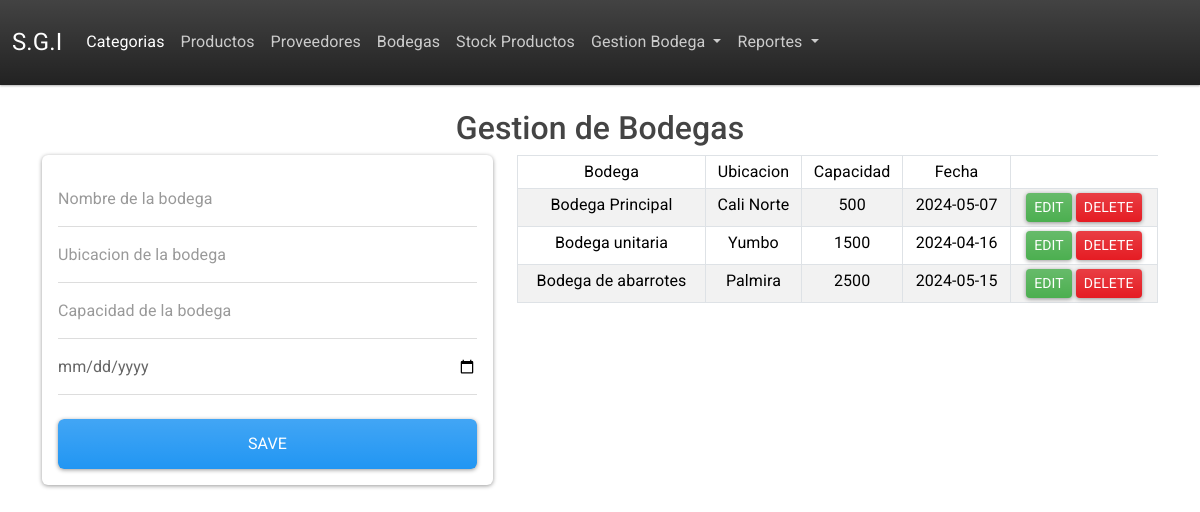
Screenshot of /bodegas with the database file from the repository.
### tables this page shows
CREATE TABLE bodegas(
                id_bodega INTEGER PRIMARY KEY AUTOINCREMENT,
                nombre TEXT NOT NULL,
                ubicacion TEXT NOT NULL,
                capacidad INTEGER NOT NULL,
                fecha TIMESTAMP DEFAULT CURRENT_TIMESTAMP
                );

### app.py (the view)
@app.route('/bodegas')
def bodegas():
    data = bodega.listar_bodegas()
    return render_template('bodegas.html',bodegas=data)

### app.py (called while the page is built)
@app.teardown_appcontext
def close_connection(exception):
    db = getattr(g, '_database', None)
    if db is not None:
        db.close()

### bodegas.py (called while the page is built)
    def listar_bodegas(self):
        self.cursor.execute("SELECT * FROM bodegas")
        self.bodegas = self.cursor.fetchall()
        return self.bodegas

### templates/bodegas.html (shortened to what this page needs)
{% extends 'base.html' %}
{% block contenido %}
<h2>{% block subtitulo %}Gestion de Bodegas{%endblock%}</h2>
<div class="row">
    <div class="col-md-5">
        <div class="card card-body">
            <form action="/add_bodega" method="POST">
                <div class="form-group">
                    <input type="text" name="nombre" placeholder="Nombre de la bodega" class="form-control">
                </div>
                <div class="form-group">
                    <input type="text" name="ubicacion" placeholder="Ubicacion de la bodega" class="form-control">
                </div>
                <div class="form-group">
                    <input type="text" name="capacidad" placeholder="Capacidad de la bodega" class="form-control">
                </div>
                <div class="form-group">
                    <input type="date" name="fecha" placeholder="Fecha" class="form-control">
                </div>
                <div class="form-group">
                    <button type="submit" class="form-control btn btn-primary mt-4">Save</button>
                </div>
            </form>
        </div>
    </div>
    <div class="col-md-7">
        <table class="table table-striped table-bordered sm-white table-sm">
            <thead>
                <tr>
                    <td>Bodega</td>
                    <td>Ubicacion</td>
                    <td>Capacidad</td>
                    <td>Fecha</td>
                </tr>
            </thead>
            <tbody>
                {% for bodega in bodegas %}
                <tr>
                    <td>{{ bodega.1 }}</td>
                    <td>{{ bodega.2 }}</td>
                    <td>{{ bodega.3 }}</td>
                    <td>{{ bodega.4 }}</td>
                    <td>
                        <a href="/edit_bodega/{{bodega.0}}" class="btn btn-success btn-sm">Edit</a>
                        <a href="/delete_bodega/{{bodega.0}}" class="btn btn-danger btn-sm btn-delete">Delete</a>
                    </td>
                </tr>
                {% endfor %}
            </tbody>
        </table>
    </div>
</div>
{% endblock %}

### rows the page displays
bodegas: nombre "Bodega Principal", ubicacion "Cali Norte", capacidad "500", fecha "2024-05-07"
bodegas: nombre "Bodega unitaria", ubicacion "Yumbo", capacidad "1500", fecha "2024-04-16"
bodegas: nombre "Bodega de abarrotes", ubicacion "Palmira", capacidad "2500", fecha "2024-05-15"
